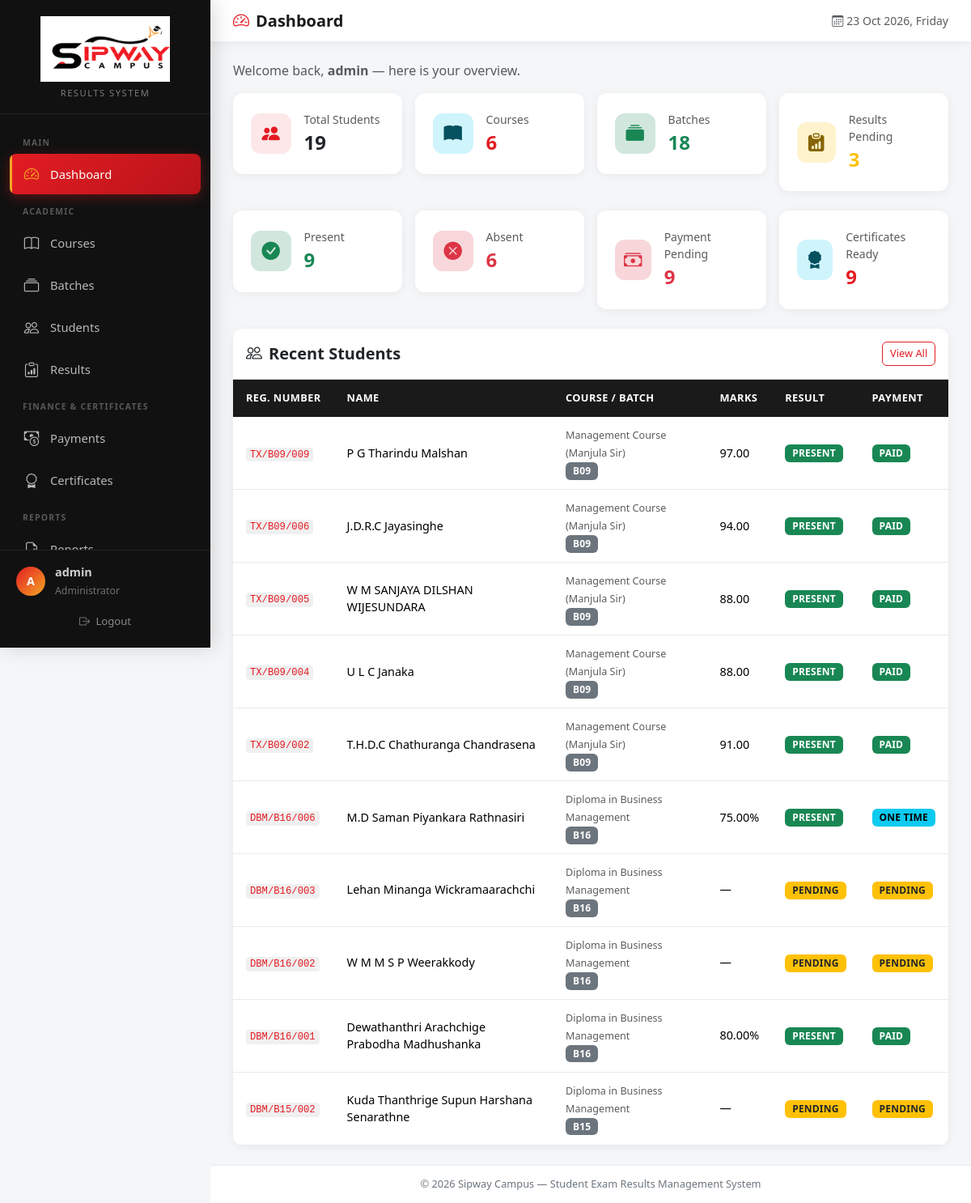
The page /admin/index.php (signed in) on the database its author committed.
### tables this page shows
CREATE TABLE IF NOT EXISTS students (
    id INT AUTO_INCREMENT PRIMARY KEY,
    registration_number VARCHAR(50) NOT NULL UNIQUE,
    full_name VARCHAR(150) NOT NULL,
    phone VARCHAR(30) NULL,
    phone2 VARCHAR(30) NULL,
    address TEXT NULL,
    batch_id INT NOT NULL,
    is_active TINYINT(1) DEFAULT 1,
    created_at TIMESTAMP DEFAULT CURRENT_TIMESTAMP,
    updated_at TIMESTAMP DEFAULT CURRENT_TIMESTAMP ON UPDATE CURRENT_TIMESTAMP,
    FOREIGN KEY (batch_id) REFERENCES batches(id) ON DELETE CASCADE,
    INDEX idx_reg (registration_number),
    INDEX idx_name (full_name),
    INDEX idx_phone (phone)
);

CREATE TABLE IF NOT EXISTS courses (
    id INT AUTO_INCREMENT PRIMARY KEY,
    course_code VARCHAR(20) NOT NULL UNIQUE,
    course_name VARCHAR(150) NOT NULL,
    description TEXT,
    is_active TINYINT(1) DEFAULT 1,
    created_at TIMESTAMP DEFAULT CURRENT_TIMESTAMP,
    updated_at TIMESTAMP DEFAULT CURRENT_TIMESTAMP ON UPDATE CURRENT_TIMESTAMP
);

CREATE TABLE IF NOT EXISTS batches (
    id INT AUTO_INCREMENT PRIMARY KEY,
    course_id INT NOT NULL,
    batch_code VARCHAR(30) NOT NULL,
    batch_name VARCHAR(100) NOT NULL,
    start_date DATE NULL,
    end_date DATE NULL,
    is_active TINYINT(1) DEFAULT 1,
    created_at TIMESTAMP DEFAULT CURRENT_TIMESTAMP,
    updated_at TIMESTAMP DEFAULT CURRENT_TIMESTAMP ON UPDATE CURRENT_TIMESTAMP,
    FOREIGN KEY (course_id) REFERENCES courses(id) ON DELETE CASCADE,
    UNIQUE KEY unique_batch (course_id, batch_code)
);

CREATE TABLE IF NOT EXISTS results (
    id INT AUTO_INCREMENT PRIMARY KEY,
    student_id INT NOT NULL,
    assignment1 DECIMAL(5,2) NULL DEFAULT NULL COMMENT '1st Assignment marks',
    assignment2 DECIMAL(5,2) NULL DEFAULT NULL COMMENT '2nd Assignment marks',
    final_exam DECIMAL(5,2) NULL DEFAULT NULL COMMENT 'Final exam marks',
    full_marks DECIMAL(5,2) NULL DEFAULT NULL COMMENT 'Total / Full marks',
    marks_percentage DECIMAL(5,2) NULL DEFAULT NULL COMMENT 'Percentage if used',
    result_status ENUM('PRESENT','ABSENT','PENDING','NOT_ELIGIBLE') DEFAULT 'PENDING',
    remarks TEXT NULL,
    exam_date DATE NULL,
    entered_by VARCHAR(50) DEFAULT 'admin',
    created_at TIMESTAMP DEFAULT CURRENT_TIMESTAMP,
    updated_at TIMESTAMP DEFAULT CURRENT_TIMESTAMP ON UPDATE CURRENT_TIMESTAMP,
    FOREIGN KEY (student_id) REFERENCES students(id) ON DELETE CASCADE,
    UNIQUE KEY unique_student_result (student_id)
);

### admin/index.php (the view, shortened to what this page needs)
<?php
require_once __DIR__ . '/../includes/auth.php';
$pageTitle = 'Dashboard';
$conn = getConnection();
$totalStudents = $conn->query("SELECT COUNT(*) AS c FROM students WHERE is_active=1")->fetch_assoc()['c'];
$totalCourses  = $conn->query("SELECT COUNT(*) AS c FROM courses WHERE is_active=1")->fetch_assoc()['c'];
$totalBatches  = $conn->query("SELECT COUNT(*) AS c FROM batches WHERE is_active=1")->fetch_assoc()['c'];
$pendingResults = $conn->query("SELECT COUNT(*) AS c FROM results WHERE result_status='PENDING'")->fetch_assoc()['c'];
$absentCount    = $conn->query("SELECT COUNT(*) AS c FROM results WHERE result_status='ABSENT'")->fetch_assoc()['c'];
$presentCount   = $conn->query("SELECT COUNT(*) AS c FROM results WHERE result_status='PRESENT'")->fetch_assoc()['c'];
$pendingPay  = $conn->query("SELECT COUNT(*) AS c FROM payments WHERE payment_status IN ('PENDING','NOT_PAID')")->fetch_assoc()['c'];
$certReady   = $conn->query("SELECT COUNT(*) AS c FROM certificates WHERE certificate_status IN ('READY','ISSUED')")->fetch_assoc()['c'];
$recent = $conn->query("
    SELECT s.registration_number, s.full_name, c.course_name, b.batch_code,
           r.result_status, r.marks_percentage, r.full_marks, p.payment_status
    FROM students s
    JOIN batches b ON s.batch_id = b.id
    JOIN courses c ON b.course_id = c.id
    LEFT JOIN results r ON s.id = r.student_id
    LEFT JOIN payments p ON s.id = p.student_id
    WHERE s.is_active = 1
    ORDER BY s.id DESC
    LIMIT 10
");
require_once __DIR__ . '/../includes/header.php';
?>
<div class="mb-3">
    <p class="text-muted mb-0">Welcome back, <strong><?php echo getAdminUsername(); ?></strong> — here is your overview.</p>
</div>
<div class="row g-3 mb-4">
    <div class="col-6 col-md-3">
        <div class="card stat-card">
            <div class="card-body d-flex align-items-center gap-3">
                <div class="stat-icon bg-red-soft"><i class="bi bi-people-fill"></i></div>
                <div>
                    <div class="text-muted small">Total Students</div>
                    <div class="fs-4 fw-bold text-dark"><?php echo $totalStudents; ?></div>
                </div>
            </div>
        </div>
    </div>
    <div class="col-6 col-md-3">
        <div class="card stat-card">
            <div class="card-body d-flex align-items-center gap-3">
                <div class="stat-icon bg-info-soft"><i class="bi bi-book-fill"></i></div>
                <div>
                    <div class="text-muted small">Courses</div>
                    <div class="fs-4 fw-bold" style="color:#e31c23"><?php echo $totalCourses; ?></div>
                </div>
            </div>
        </div>
    </div>
    <div class="col-6 col-md-3">
        <div class="card stat-card">
            <div class="card-body d-flex align-items-center gap-3">
                <div class="stat-icon bg-success-soft"><i class="bi bi-collection-fill"></i></div>
                <div>
                    <div class="text-muted small">Batches</div>
                    <div class="fs-4 fw-bold text-success"><?php echo $totalBatches; ?></div>
                </div>
            </div>
        </div>
    </div>
    <div class="col-6 col-md-3">
        <div class="card stat-card">
            <div class="card-body d-flex align-items-center gap-3">
                <div class="stat-icon bg-warning-soft"><i class="bi bi-clipboard-data-fill"></i></div>
                <div>
                    <div class="text-muted small">Results Pending</div>
                    <div class="fs-4 fw-bold text-warning"><?php echo $pendingResults; ?></div>
                </div>
            </div>
        </div>
    </div>
</div>
<div class="row g-3 mb-4">
    <div class="col-6 col-md-3">
        <div class="card stat-card">
            <div class="card-body d-flex align-items-center gap-3">
                <div class="stat-icon bg-success-soft"><i class="bi bi-check-circle-fill"></i></div>
                <div>
                    <div class="text-muted small">Present</div>
                    <div class="fs-4 fw-bold text-success"><?php echo $presentCount; ?></div>
                </div>
            </div>
        </div>
    </div>
    <div class="col-6 col-md-3">
        <div class="card stat-card">
            <div class="card-body d-flex align-items-center gap-3">
                <div class="stat-icon bg-danger-soft"><i class="bi bi-x-circle-fill"></i></div>
                <div>
                    <div class="text-muted small">Absent</div>
                    <div class="fs-4 fw-bold text-danger"><?php echo $absentCount; ?></div>
                </div>
            </div>
        </div>
    </div>
    <div class="col-6 col-md-3">
        <div class="card stat-card">
            <div class="card-body d-flex align-items-center gap-3">
                <div class="stat-icon bg-danger-soft"><i class="bi bi-cash-stack"></i></div>
                <div>
                    <div class="text-muted small">Payment Pending</div>
                    <div class="fs-4 fw-bold text-danger"><?php echo $pendingPay; ?></div>
                </div>
            </div>
        </div>
    </div>
    <div class="col-6 col-md-3">
        <div class="card stat-card">
            <div class="card-body d-flex align-items-center gap-3">
                <div class="stat-icon bg-info-soft"><i class="bi bi-award-fill"></i></div>
                <div>
                    <div class="text-muted small">Certificates Ready</div>
                    <div class="fs-4 fw-bold" style="color:#e31c23"><?php echo $certReady; ?></div>
                </div>
            </div>
        </div>
    </div>
</div>
<div class="card table-card">
    <div class="card-header bg-white d-flex justify-content-between align-items-center py-3">
        <h5 class="mb-0 fw-semibold"><i class="bi bi-people me-2 text-dark"></i>Recent Students</h5>
        <a href="students.php" class="btn btn-sm btn-outline-primary">View All</a>
    </div>
    <div class="table-responsive">
        <table class="table table-hover mb-0">
            <thead>
                <tr>
                    <th>Reg. Number</th>
                    <th>Name</th>
                    <th>Course / Batch</th>
                    <th>Marks</th>
                    <th>Result</th>
                    <th>Payment</th>
                </tr>
            </thead>
            <tbody>
                <?php if ($recent && $recent->num_rows > 0): ?>
                    <?php while ($row = $recent->fetch_assoc()): ?>
                    <tr>
                        <td><code><?php echo sanitize($row['registration_number']); ?></code></td>
                        <td><?php echo sanitize($row['full_name']); ?></td>
                        <td>
                            <small class="text-muted"><?php echo sanitize($row['course_name']); ?></small><br>
                            <span class="badge bg-secondary"><?php echo sanitize($row['batch_code']); ?></span>
                        </td>
                        <td>
                            <?php
                            if ($row['full_marks'] !== null) echo $row['full_marks'];
                            elseif ($row['marks_percentage'] !== null) echo $row['marks_percentage'] . '%';
                            else echo '—';
                            ?>
                        </td>
                        <td><?php echo $row['result_status'] ? statusBadge($row['result_status']) : '—'; ?></td>
                        <td><?php echo $row['payment_status'] ? statusBadge($row['payment_status']) : '—'; ?></td>
                    </tr>
                    <?php endwhile; ?>
                <?php else: ?>
                    <tr><td colspan="6" class="text-center text-muted py-4">No students found</td></tr>
                <?php endif; ?>
            </tbody>
        </table>
    </div>
</div>
<?php require_once __DIR__ . '/../includes/footer.php'; ?>

### includes/header.php (shortened to what this page needs)
<?php
$currentPage = basename($_SERVER['PHP_SELF'], '.php');
$pageIcons = [
    'index' => 'bi-speedometer2',
    'courses' => 'bi-book',
    'batches' => 'bi-collection',
    'students' => 'bi-people',
    'results' => 'bi-clipboard-data',
    'payments' => 'bi-cash-coin',
    'certificates' => 'bi-award',
    'reports' => 'bi-file-earmark-bar-graph',
];
$pageTitles = [
    'index' => 'Dashboard',
    'courses' => 'Courses',
    'batches' => 'Batches',
    'students' => 'Students',
    'results' => 'Examination Results',
    'payments' => 'Payments',
    'certificates' => 'Certificates',
    'reports' => 'Reports',
];
$icon = $pageIcons[$currentPage] ?? 'bi-grid';
$title = $pageTitles[$currentPage] ?? ($pageTitle ?? 'Admin');
?>
<!DOCTYPE html>
<html lang="en">
<head>
    <link href="https://cdn.jsdelivr.net/npm/bootstrap@5.3.3/dist/css/bootstrap.min.css" rel="stylesheet">
    <link href="https://cdn.jsdelivr.net/npm/bootstrap-icons@1.11.3/font/bootstrap-icons.min.css" rel="stylesheet">
    <link href="<?php echo BASE_URL; ?>/assets/css/style.css" rel="stylesheet">
</head>
<body>
<aside class="sidebar" id="sidebar">
    <div class="sidebar-brand">
        <a href="<?php echo BASE_URL; ?>/admin/index.php">
            <img src="<?php echo BASE_URL; ?>/assets/img/logo.png" alt="Sipway Campus">
        </a>
        <div class="brand-sub">Results System</div>
    </div>
    <nav class="sidebar-nav">
        <div class="nav-section-label">Main</div>
        <a class="nav-link <?php echo $currentPage=='index'?'active':''; ?>" href="<?php echo BASE_URL; ?>/admin/index.php">
            <i class="bi bi-speedometer2"></i> Dashboard
        </a>
        <div class="nav-section-label">Academic</div>
        <a class="nav-link <?php echo $currentPage=='courses'?'active':''; ?>" href="<?php echo BASE_URL; ?>/admin/courses.php">
            <i class="bi bi-book"></i> Courses
        </a>
        <a class="nav-link <?php echo $currentPage=='batches'?'active':''; ?>" href="<?php echo BASE_URL; ?>/admin/batches.php">
            <i class="bi bi-collection"></i> Batches
        </a>
        <a class="nav-link <?php echo $currentPage=='students'?'active':''; ?>" href="<?php echo BASE_URL; ?>/admin/students.php">
            <i class="bi bi-people"></i> Students
        </a>
        <a class="nav-link <?php echo $currentPage=='results'?'active':''; ?>" href="<?php echo BASE_URL; ?>/admin/results.php">
            <i class="bi bi-clipboard-data"></i> Results
        </a>
        <div class="nav-section-label">Finance & Certificates</div>
        <a class="nav-link <?php echo $currentPage=='payments'?'active':''; ?>" href="<?php echo BASE_URL; ?>/admin/payments.php">
            <i class="bi bi-cash-coin"></i> Payments
        </a>
        <a class="nav-link <?php echo $currentPage=='certificates'?'active':''; ?>" href="<?php echo BASE_URL; ?>/admin/certificates.php">
            <i class="bi bi-award"></i> Certificates
        </a>
        <div class="nav-section-label">Reports</div>
        <a class="nav-link <?php echo $currentPage=='reports'?'active':''; ?>" href="<?php echo BASE_URL; ?>/admin/reports.php">
            <i class="bi bi-file-earmark-bar-graph"></i> Reports
        </a>
    </nav>
    <div class="sidebar-footer">
        <div class="user-info">
            <div class="user-avatar"><?php echo strtoupper(substr(getAdminUsername(), 0, 1)); ?></div>
            <div>
                <div class="fw-semibold" style="font-size:0.9rem"><?php echo getAdminUsername(); ?></div>
                <small style="color:rgba(255,255,255,0.4)">Administrator</small>
            </div>
        </div>
        <a href="<?php echo BASE_URL; ?>/admin/logout.php" class="logout-btn">
            <i class="bi bi-box-arrow-right me-1"></i> Logout
        </a>
    </div>
</aside>
<div class="main-wrapper">
    <div class="topbar">
        <div class="d-flex align-items-center gap-2">
            <h1 class="page-title"><i class="bi <?php echo $icon; ?> me-2"></i><?php echo $title; ?></h1>
        </div>
        <div class="text-muted small d-none d-md-block">
            <i class="bi bi-calendar3 me-1"></i><?php echo date('d M Y, l'); ?>
        </div>
    </div>
    <main class="main-content">

### includes/auth.php (shortened to what this page needs)
<?php
function getAdminUsername() {
    return $_SESSION['admin_username'] ?? 'admin';
}
function sanitize($data) {
    return htmlspecialchars(trim($data), ENT_QUOTES, 'UTF-8');
}
function statusBadge($status) {
    $map = [
        'PRESENT'       => 'badge-success',
        'ABSENT'        => 'badge-danger',
        'PENDING'       => 'badge-warning',
        'NOT_ELIGIBLE'  => 'badge-danger',
        'PAID'          => 'badge-success',
        'ONE_TIME'      => 'badge-info',
        'COMPLETED'     => 'badge-success',
        'NOT_PAID'      => 'badge-danger',
        'CONVA_PAY'     => 'badge-primary',
        'ISSUED'        => 'badge-success',
        'READY'         => 'badge-info',
    ];
    $class = $map[$status] ?? 'badge-secondary';
    $label = str_replace('_', ' ', $status);
    return '<span class="badge ' . $class . '">' . $label . '</span>';
}
?>

### includes/footer.php (shortened to what this page needs)
    </main>
    <footer class="footer">
        &copy; <?php echo date('Y'); ?> Sipway Campus — Student Exam Results Management System
    </footer>
</div>
</body>
</html>

### rows shown on the page
students: registration_number "TX/B09/009", full_name "P G Tharindu Malshan", courses.course_name "Management Course (Manjula Sir)", batch.batch_code "B09", results.full_marks "97.00", results.result_status "PRESENT PAID"
students: registration_number "TX/B09/006", full_name "J.D.R.C Jayasinghe", courses.course_name "Management Course (Manjula Sir)", batch.batch_code "B09", results.full_marks "94.00", results.result_status "PRESENT PAID"
students: registration_number "TX/B09/005", full_name "W M SANJAYA DILSHAN WIJESUNDARA", courses.course_name "Management Course (Manjula Sir)", batch.batch_code "B09", results.full_marks "88.00", results.result_status "PRESENT PAID"
students: registration_number "TX/B09/004", full_name "U L C Janaka", courses.course_name "Management Course (Manjula Sir)", batch.batch_code "B09", results.full_marks "88.00", results.result_status "PRESENT PAID"
students: registration_number "TX/B09/002", full_name "T.H.D.C Chathuranga Chandrasena", courses.course_name "Management Course (Manjula Sir)", batch.batch_code "B09", results.full_marks "91.00", results.result_status "PRESENT PAID"
students: registration_number "DBM/B16/006", full_name "M.D Saman Piyankara Rathnasiri", courses.course_name "Diploma in Business Management", batch.batch_code "B16", results.marks_percentage "75.00", results.result_status "PRESENT ONE TIME"
students: registration_number "DBM/B16/003", full_name "Lehan Minanga Wickramaarachchi", courses.course_name "Diploma in Business Management", batch.batch_code "B16", results.result_status "PENDING PENDING"
students: registration_number "DBM/B16/002", full_name "W M M S P Weerakkody", courses.course_name "Diploma in Business Management", batch.batch_code "B16", results.result_status "PENDING PENDING"
students: registration_number "DBM/B16/001", full_name "Dewathanthri Arachchige Prabodha Madhushanka", courses.course_name "Diploma in Business Management", batch.batch_code "B16", results.marks_percentage "80.00", results.result_status "PRESENT PAID"
students: registration_number "DBM/B15/002", full_name "Kuda Thanthrige Supun Harshana Senarathne", courses.course_name "Diploma in Business Management", batch.batch_code "B15", results.result_status "PENDING PENDING"

### other values the page prints
substr(getAdminUsername(), 0, 1) "A"
getAdminUsername() "admin"
$title "Dashboard"
$totalStudents "19"
$totalCourses "6"
$totalBatches "18"
$pendingResults "3"
$presentCount "9"
$absentCount "6"
$pendingPay "9"
$certReady "9"
